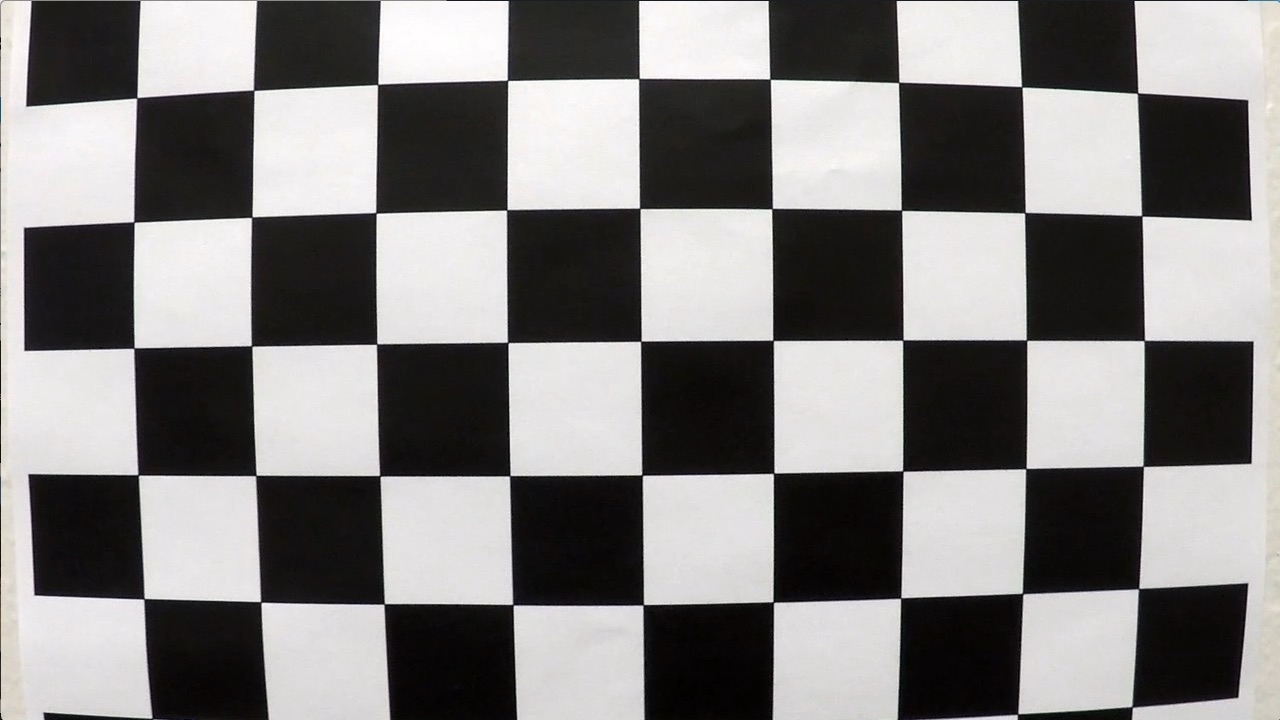
#> input picture Project-2-Advanced-Lane-Lines/camera_cal/calibration1.jpg, 1280 x 720 px; its folder holds 4 pictures in this run
$ jupyter execute --allow-errors camera_calibration.ipynb   (shell and % lines are left out)
#> lines starting #> are read from the running program, lines starting #| are printed output that depends on the picture
## Advanced Lane Finding Project

The goals / steps of this project are the following:

- **Compute the camera calibration matrix and distortion coefficients given a set of chessboard images.**
- Apply a distortion correction to raw images.
- Use color transforms, gradients, etc., to create a thresholded binary image.
- Apply a perspective transform to rectify binary image ("birds-eye view").
- Detect lane pixels and fit to find the lane boundary.
- Determine the curvature of the lane and vehicle position with respect to center.
- Warp the detected lane boundaries back onto the original image.
- Output visual display of the lane boundaries and numerical estimation of lane curvature and vehicle position.

### Camera Calibration

[cell 1]
import numpy as np
import cv2
import matplotlib.pyplot as plt
import glob

[cell 2]
# Load calibration images.
calibrationImages = list(map(lambda imageFileName: (imageFileName, cv2.imread(imageFileName)), glob.glob('./camera_cal/c*.jpg')))
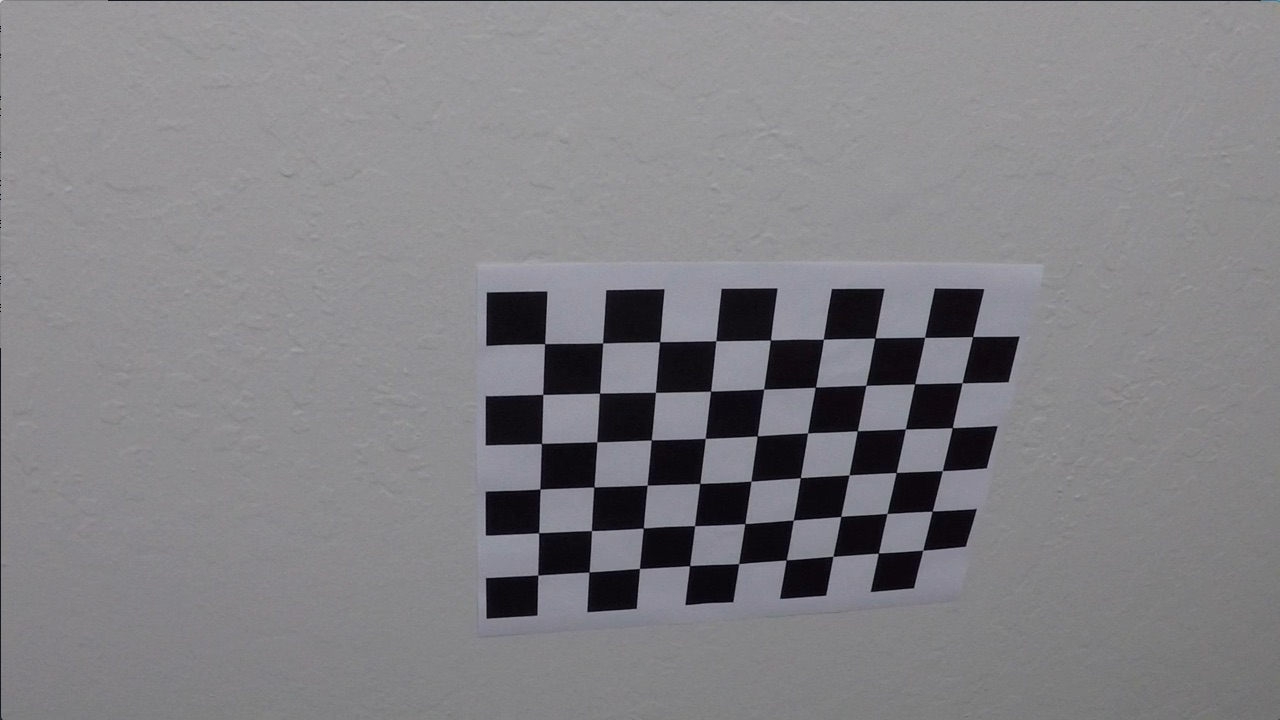
#> input picture Project-2-Advanced-Lane-Lines/camera_cal/calibration10.jpg, 1280 x 720 px
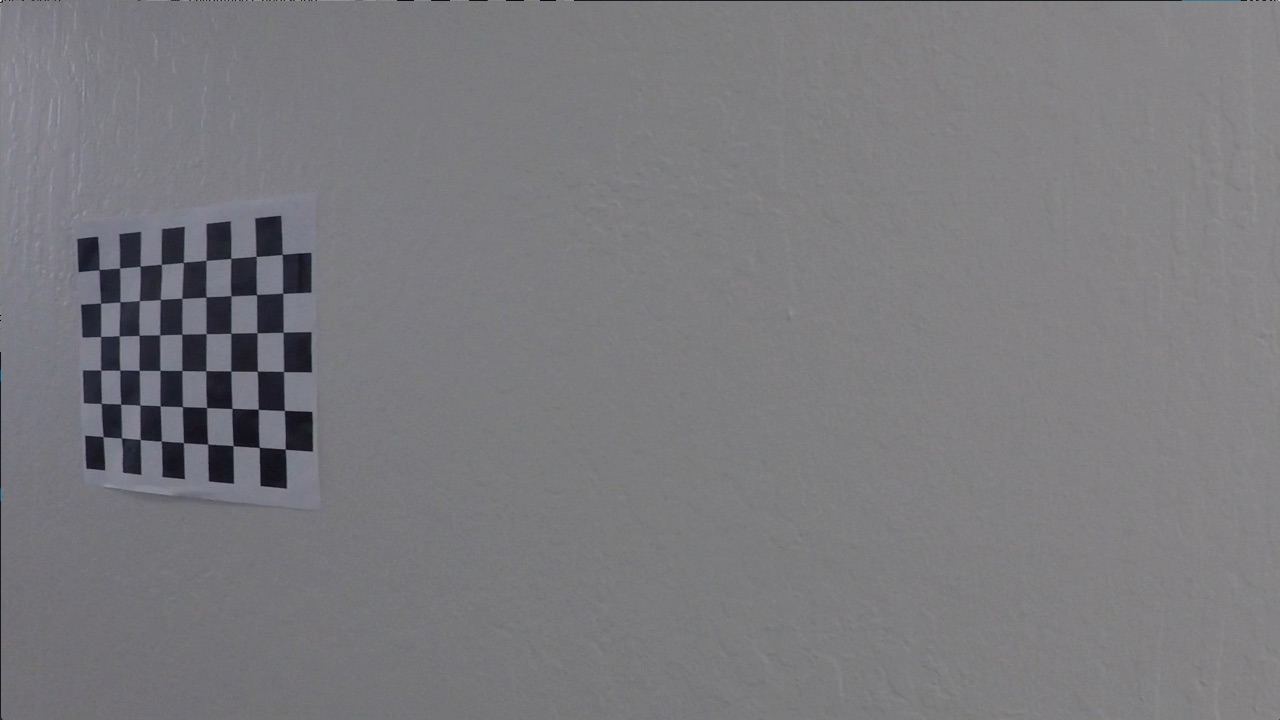
#> input picture Project-2-Advanced-Lane-Lines/camera_cal/calibration11.jpg, 1280 x 720 px
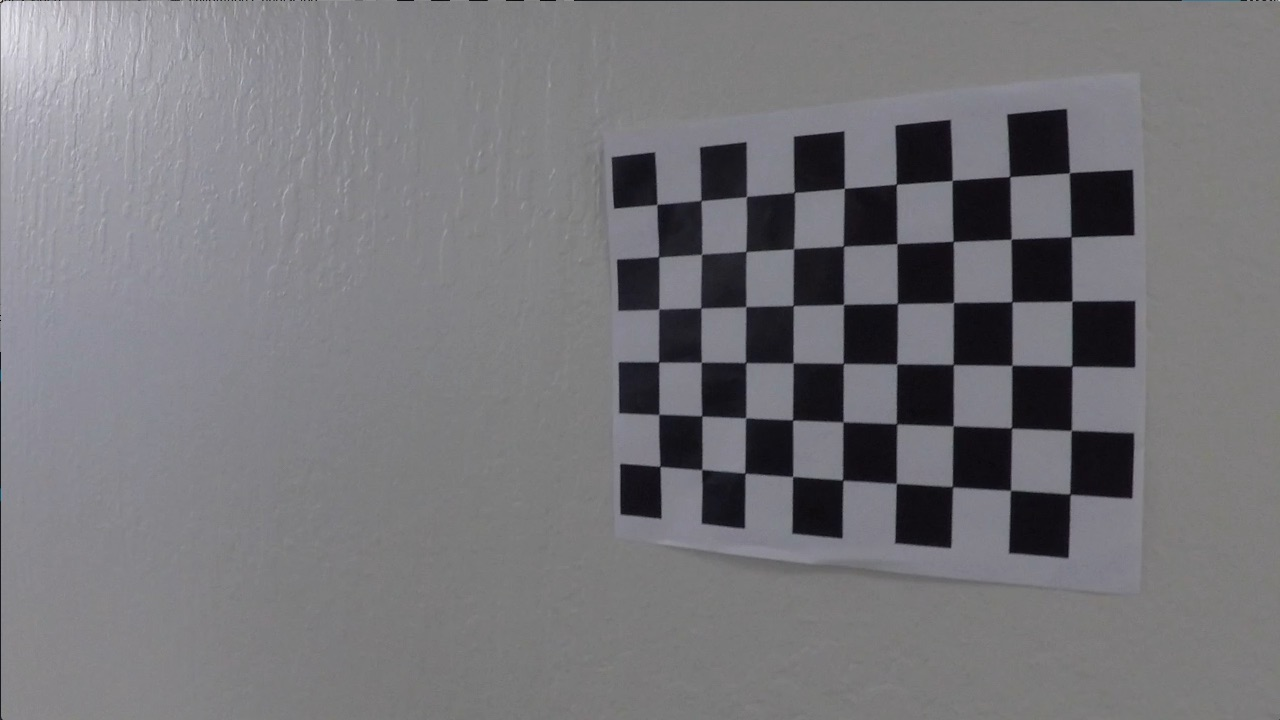
#> input picture Project-2-Advanced-Lane-Lines/camera_cal/calibration12.jpg, 1280 x 720 px
#> calibrationImages = 4 items

[cell 3]
def showImages(images, cols = 4, rows = 5, figsize=(15,10)):
    """
    Display `images` on a [`cols`, `rows`] subplot grid.
    """
#> called with cols = 4, rows = 5, figsize = (15, 13)
    imgLength = len(images)
#> imgLength = 4
    fig, axes = plt.subplots(rows, cols, figsize=figsize)
    indexes = range(cols * rows)
    for ax, index in zip(axes.flat, indexes):
        if index < imgLength:
            imagePathName, image = images[index]
            ax.imshow(image)
            ax.set_title(imagePathName)
#> this loop made 20 passes
#> imagePathName on passes 1 to 4: './camera_cal/calibration1.jpg', './camera_cal/calibration10.jpg', './camera_cal/calibration11.jpg', './camera_cal/calibration12.jpg'

showImages(calibrationImages, 4, 5, (15, 13))
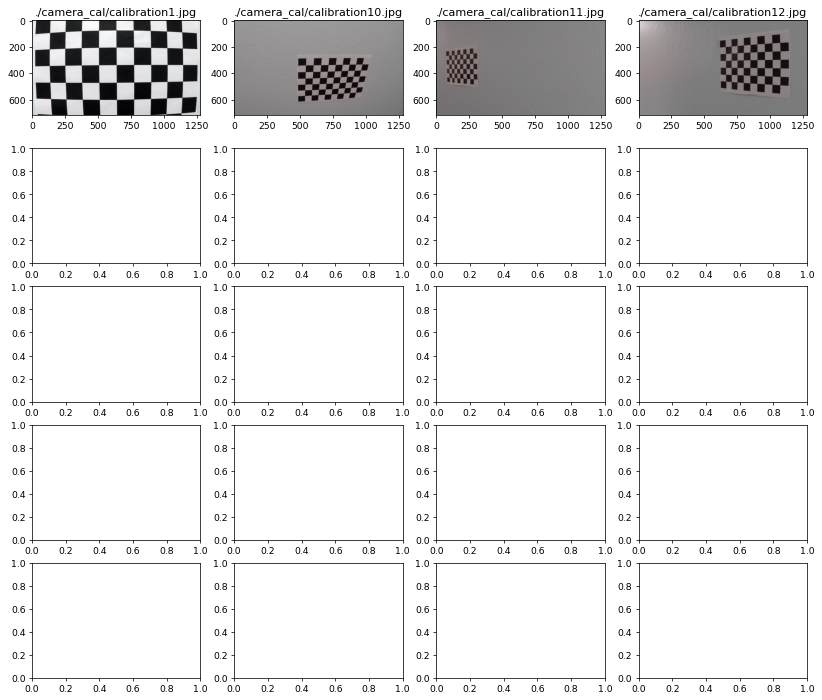
#> figure drawn by matplotlib, 4 panels; B, G, R data is drawn as R, G, B

[cell 4]
objpoints = []
imgpoints = []
outimages = []
originalImages = []

objp = np.zeros((6*9,3), np.float32)
objp[:,:2] = np.mgrid[0:9,0:6].T.reshape(-1,2) # x and y cordinates.

for imageAndFile in calibrationImages:
    fileName, image = imageAndFile
    gray = cv2.cvtColor(image, cv2.COLOR_BGR2GRAY)

    ret, corners = cv2.findChessboardCorners(gray, (9,6), None)

    if ret == True:
        imgpoints.append(corners)
        objpoints.append(objp)

        img_points = cv2.drawChessboardCorners(image.copy(), (9,6), corners, ret)
        outimages.append(img_points)
        originalImages.append(image)
#> this loop made 4 passes
#> pass 2, `img_points = cv2.drawChessboardCorners(image.copy(), (9,6), corners, r..`:
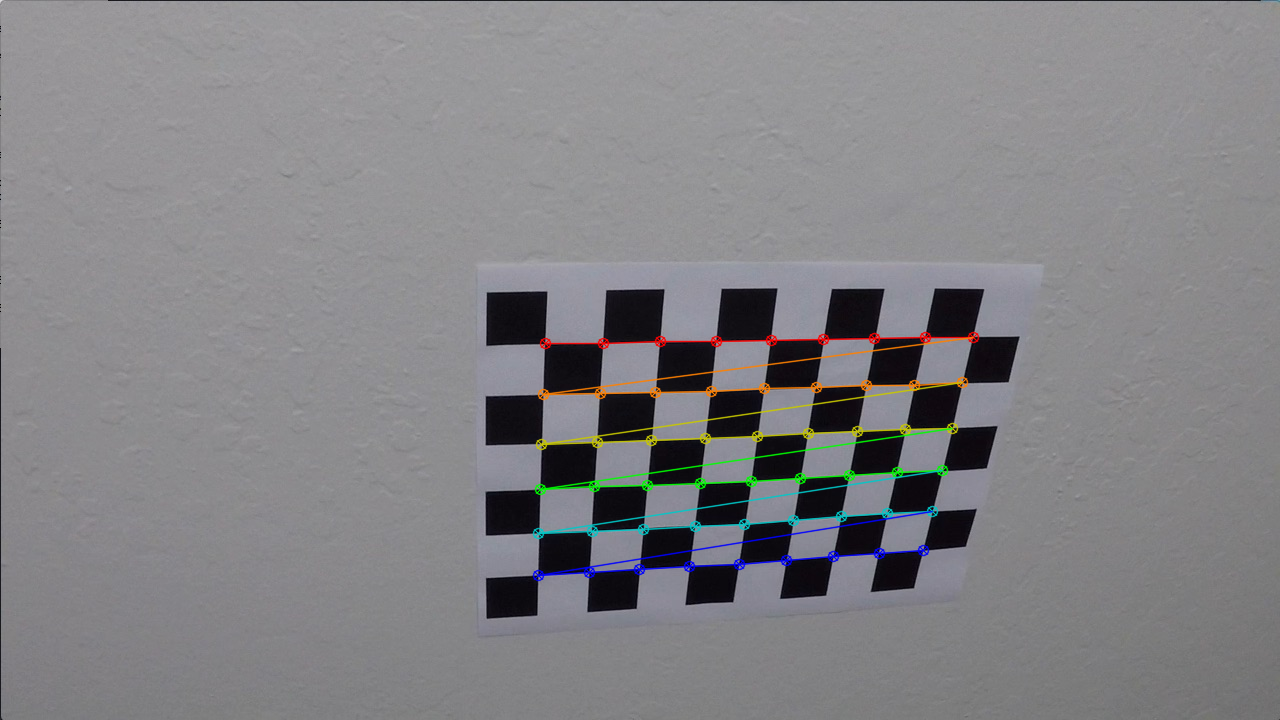
#> img_points: shape (720, 1280, 3); mean B, G, R 133, 130, 130.6
#> image is the input picture: shape (720, 1280, 3); mean B, G, R 121.6, 117.6, 118.5
#> after the loop, imgpoints = 3 items; objpoints = 3 items; originalImages = 3 items; outimages = 3 items

print('Image with corner found: {}'.format(len(outimages)))
#| Image with corner found: 3
